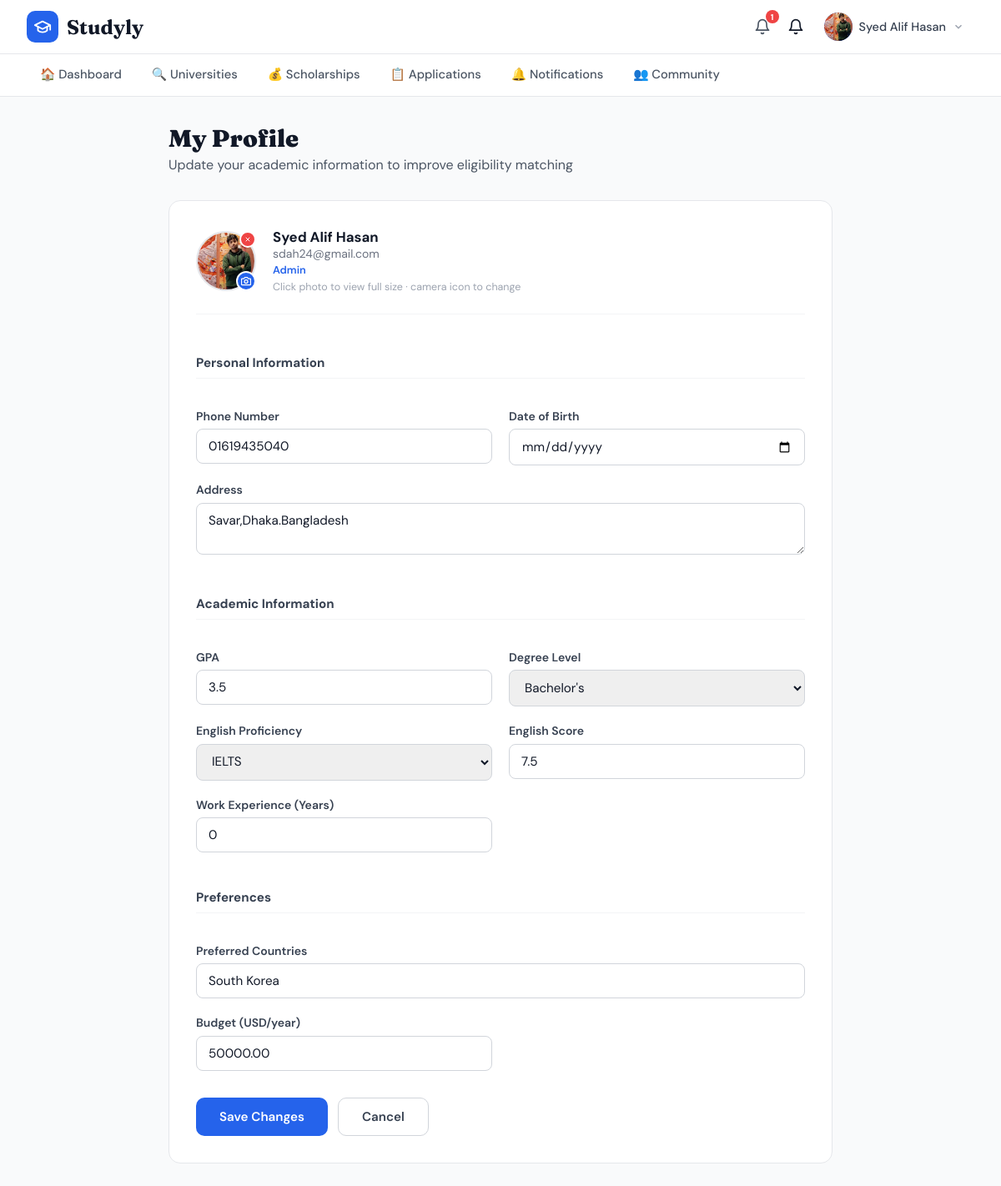
/users/profile/ (signed in), run on an earlier commit of the app's database.
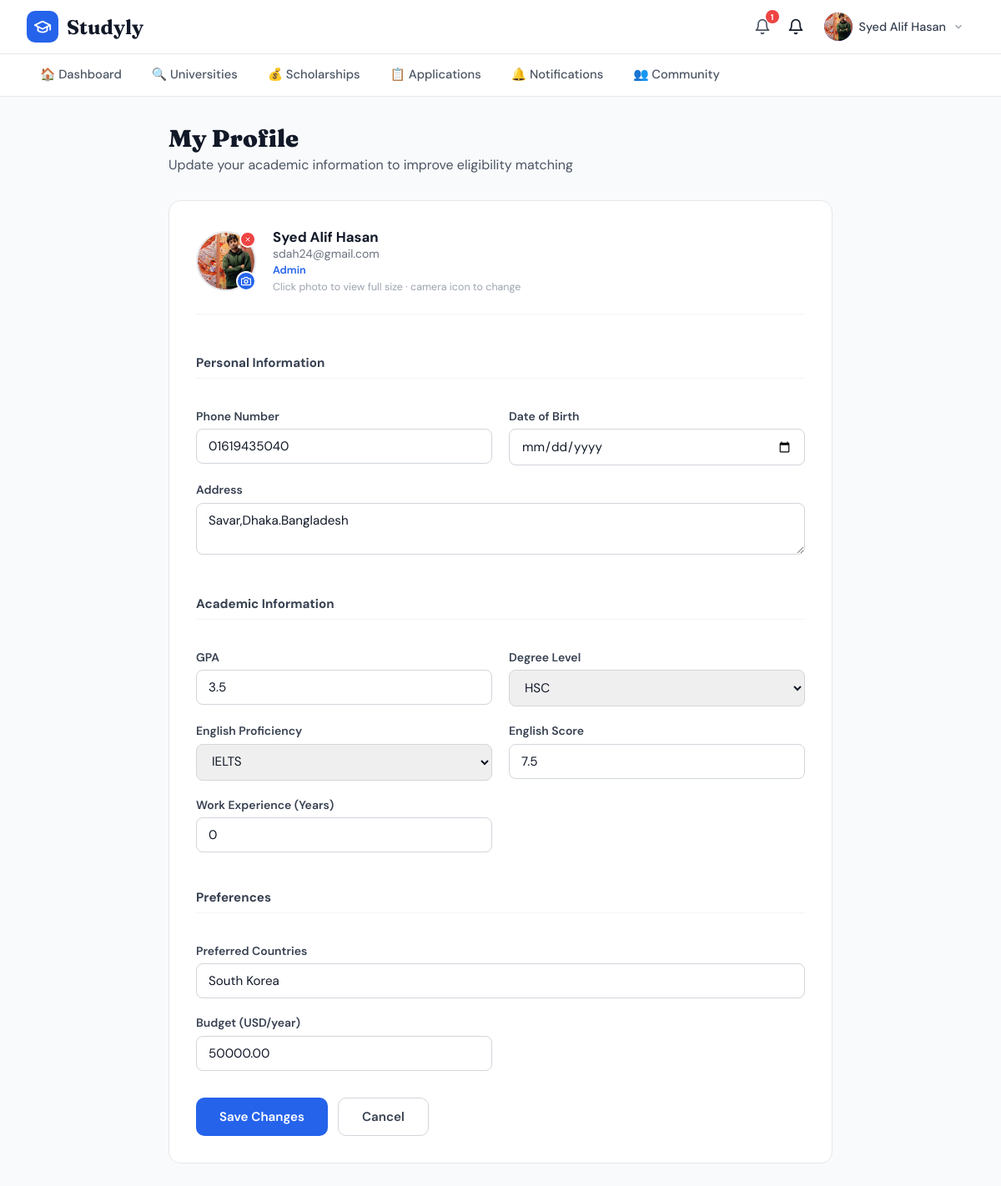
And on a later commit of the database.
### users/models.py (models this page shows, shortened)
class Profile(models.Model):
    user = models.OneToOneField(
        User,
        on_delete=models.CASCADE,
        related_name='profile'
    )
    phone_number = models.CharField(max_length=20, blank=True, null=True)
    date_of_birth = models.DateField(blank=True, null=True)
    address = models.TextField(blank=True, null=True)
    profile_picture = models.ImageField(
        upload_to='profile_pics/', blank=True, null=True
    )
    GPA = models.FloatField(null=True, blank=True)
    degree_level = models.CharField(
        max_length=50,
        choices=[
            ('hsc', 'HSC'),
            ('bachelor', "Bachelor's"),
            ('master', "Master's"),
            ('phd', 'PhD'),
        ],
        blank=True,
        null=True
    )
    english_proficiency = models.CharField(
        max_length=50,
        choices=[
            ('ielts', 'IELTS'),
            ('toefl', 'TOEFL'),
            ('none', 'None'),
        ],
        blank=True,
        null=True
    )
    english_score = models.FloatField(null=True, blank=True)
    work_experience_years = models.IntegerField(default=0)
    preferred_countries = models.CharField(max_length=255, blank=True, null=True)
    budget = models.DecimalField(
        max_digits=10, decimal_places=2, null=True, blank=True
    )
    created_at = models.DateTimeField(auto_now_add=True)
    updated_at = models.DateTimeField(auto_now=True)

### users/views.py (the view)
# urls.py: path('profile/', views.profile_view, name='profile'),
@login_required
def profile_view(request):
    profile = request.user.profile
    if request.method == 'POST':
        if request.POST.get('remove_picture') == '1':
            if profile.profile_picture:
                old_path = profile.profile_picture.path
                profile.profile_picture.delete(save=False)
                profile.save(update_fields=['profile_picture'])
                if os.path.isfile(old_path):
                    os.remove(old_path)
                messages.success(request, 'Profile photo removed.')
            return redirect('users:profile')
        form = ProfileForm(request.POST, request.FILES, instance=profile)
        if form.is_valid():
            if 'profile_picture' in request.FILES and profile.profile_picture:
                old_path = profile.profile_picture.path
                if os.path.isfile(old_path):
                    os.remove(old_path)
            form.save()
            messages.success(request, 'Profile updated successfully!')
            return redirect('users:profile')
        else:
            messages.error(request, 'Please correct the errors below.')
    else:
        form = ProfileForm(instance=profile)
    return render(request, 'users/profile.html', {
        'form': form,
        'profile': profile,
    })

### users/forms.py
class ProfileForm(forms.ModelForm):
    class Meta:
        model = Profile
        exclude = ['user', 'created_at', 'updated_at']

### users/context_processors.py (called while the page is built)
def unread_notifications(request):
    if request.user.is_authenticated:
        from notifications.models import Notification
        count = Notification.objects.filter(user=request.user, is_read=False).count()
        return {'unread_notif_count': count}
    return {'unread_notif_count': 0}

### templates/users/profile.html (shortened to what the changed rows need)
{% extends "base.html" %}
{% block content %}
<main>
  <h1 class="page-title">My Profile</h1>
  <div class="card">
    <form method="post" enctype="multipart/form-data" novalidate id="profileForm">
      <div class="avatar-row">
        <div class="avatar-wrap {% if profile.profile_picture %}has-photo{% endif %}" id="avatarWrap">
          {% if profile.profile_picture %}
            <img class="avatar-img" src="{{ profile.profile_picture.url }}" alt="Profile picture" id="avatarPreview">
          {% else %}
            <div class="avatar-fallback" id="avatarFallback">
              {{ request.user.first_name|first|upper|default:request.user.username|first|upper }}
            </div>
            <img class="avatar-img" src="" alt="" id="avatarPreview" style="display:none;">
          {% endif %}
          <label class="avatar-upload-label" title="Change photo">
            <svg xmlns="http://www.w3.org/2000/svg" fill="none" stroke="white" stroke-width="2.5" stroke-linecap="round" stroke-linejoin="round" viewBox="0 0 24 24">
              <path d="M23 19a2 2 0 0 1-2 2H3a2 2 0 0 1-2-2V8a2 2 0 0 1 2-2h4l2-3h6l2 3h4a2 2 0 0 1 2 2z"/>
              <circle cx="12" cy="13" r="4"/>
            </svg>
          </label>
          <button type="button" class="avatar-delete-btn {% if profile.profile_picture %}visible{% endif %}" id="deletePicBtn" title="Remove photo">
            <svg xmlns="http://www.w3.org/2000/svg" fill="none" stroke="white" stroke-width="3" stroke-linecap="round" viewBox="0 0 24 24">
              <line x1="18" y1="6" x2="6" y2="18"/><line x1="6" y1="6" x2="18" y2="18"/>
            </svg>
          </button>
        </div>
      </div>
      <div class="field-grid">
        <div class="field">
          <label>Phone Number</label>
          <input type="text" name="phone_number" value="{{ form.phone_number.value|default:'' }}" placeholder="+880...">
        </div>
        <div class="field">
          <label>Date of Birth</label>
          <input type="date" name="date_of_birth" value="{{ form.date_of_birth.value|default:'' }}">
        </div>
        <div class="field field-full">
          <label>Address</label>
          <textarea name="address" rows="2" placeholder="Your address">{{ form.address.value|default:'' }}</textarea>
        </div>
        <div class="field">
          <label>GPA</label>
          <input type="number" step="0.01" min="0" max="4" name="GPA" value="{{ form.GPA.value|default:'' }}" placeholder="e.g. 3.8">
        </div>
        <div class="field">
          <label>Degree Level</label>
          <select name="degree_level">
            <option value="hsc"      {% if form.degree_level.value == 'hsc'      %}selected{% endif %}>HSC</option>
            <option value="bachelor" {% if form.degree_level.value == 'bachelor' %}selected{% endif %}>Bachelor's</option>
          </select>
        </div>
        <div class="field">
          <label>English Proficiency</label>
          <select name="english_proficiency">
            <option value="ielts" {% if form.english_proficiency.value == 'ielts' %}selected{% endif %}>IELTS</option>
          </select>
        </div>
        <div class="field">
          <label>English Score</label>
          <input type="number" step="0.5" name="english_score" value="{{ form.english_score.value|default:'' }}" placeholder="e.g. 7.5">
        </div>
        <div class="field field-full">
          <label>Preferred Countries</label>
          <input type="text" name="preferred_countries" value="{{ form.preferred_countries.value|default:'' }}" placeholder="e.g. USA, UK, Germany">
        </div>
        <div class="field">
          <label>Budget (USD/year)</label>
          <input type="number" name="budget" value="{{ form.budget.value|default:'' }}" placeholder="e.g. 30000">
        </div>
      </div>
    </form>
  </div>
</main>
{% endblock %}

What changed in the data, as far as the page shows it:
changed Profile "Savar,Dhaka.Bangladesh": degree_level "Bachelor's" → "HSC"
